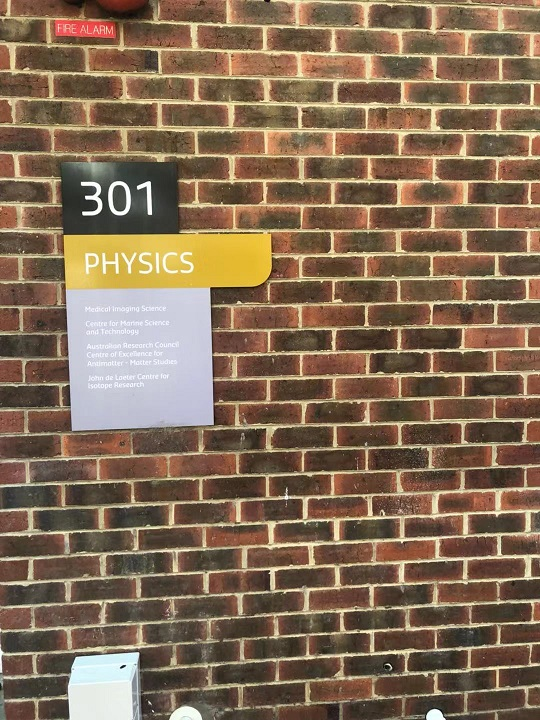
#> input picture val_BuildingSignage/val03.jpg, 540 x 720 px
$ python -i Task1.py   (imports and definitions only)
#> lines starting #> are read from the running program, lines starting #| are printed output that depends on the picture; after the words box and inside, x2 and y2 are one past the last pixel; in counts of white or black regions, pixels touching at a corner belong together
import cv2
import glob
import os
import sys
import numpy as np

from Settings import Settings as s

from Tools import *

# [197 lines left out: functions Contour_Mask, Find_Possible, Possible_Letters, Group_By_Y, Group_By_X, Letters_Bounding_Box and 1 more, not called in this run]

def Get_White_Mask(image):
   _,mask = cv2.threshold(image, 125, 255, cv2.THRESH_BINARY_INV)

   # Convert mask to white & black
   binary = np.ones(image.shape[:2],dtype="uint8") * 255
   binary[np.where((mask == [0,0,0]).all(axis=2))] = 0

   # Trim the edges to assist in contour functions
   Trim_Edges(binary, color=255, width=5)

   # Remove any light areas that are gold (Signs arent gold)
   gold_mask = Gold_Mask(image)
   binary[np.where(gold_mask == 255)] = 255

   # Only keep areas that could be a number
   binary = Find_Possible(binary)

   return binary

# [115 lines left out: functions Get_Dark_Mask, Setup_Verifier, main, not called in this run]

      # [8 lines of commented-out code are left out]

# [3 lines not run here, left out]

>>> import cv2
>>> picture = cv2.imread('../val_BuildingSignage/val03.jpg', cv2.IMREAD_GRAYSCALE)
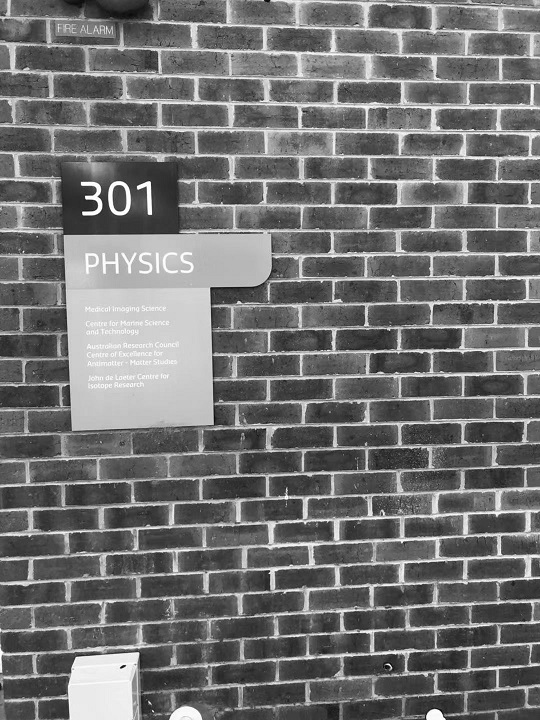
#> picture: shape (720, 540); min 2, max 255, mean 113.2
>>> result = Get_White_Mask(picture)
#> in Get_White_Mask, `_,mask = cv2.threshold(image, 125, 255, cv2.THRESH_BINARY_INV)`:
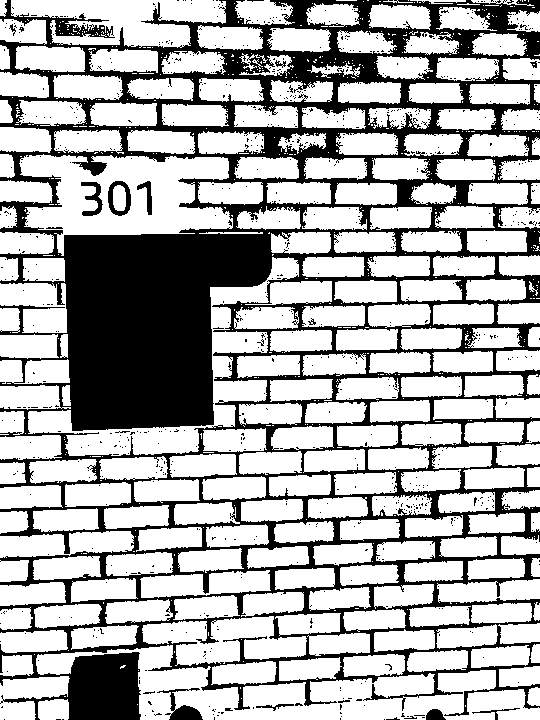
#> mask: shape (720, 540); 69.2% white; 857 black regions (843 under 20 px), largest, box (x1, y1, x2, y2) and area: (0, 0, 540, 720) 116070, (157, 688, 203, 720) 519, (108, 181, 131, 216) 368
#> (the run stopped early here; a loop or call above may not have finished)

$ run again, on val_BuildingSignage/Val01.jpg
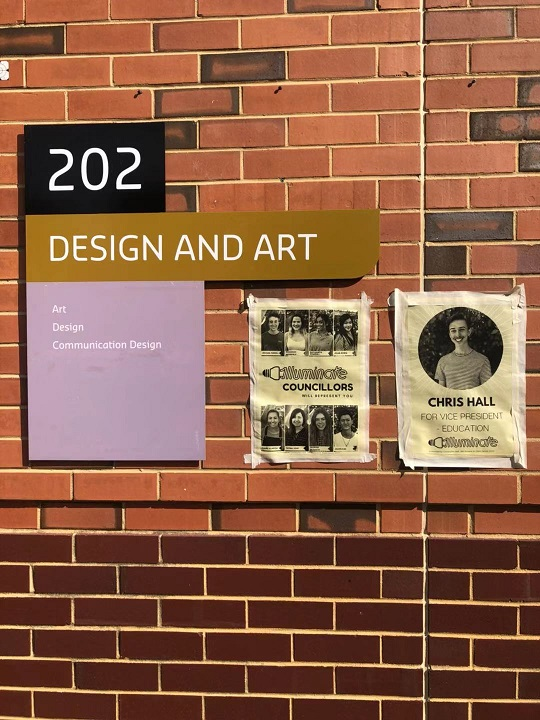
#> input picture val_BuildingSignage/Val01.jpg, 540 x 720 px
#> `picture = cv2.imread('../val_BuildingSignage/val03.jpg', cv2.IMREAD_GR..`:
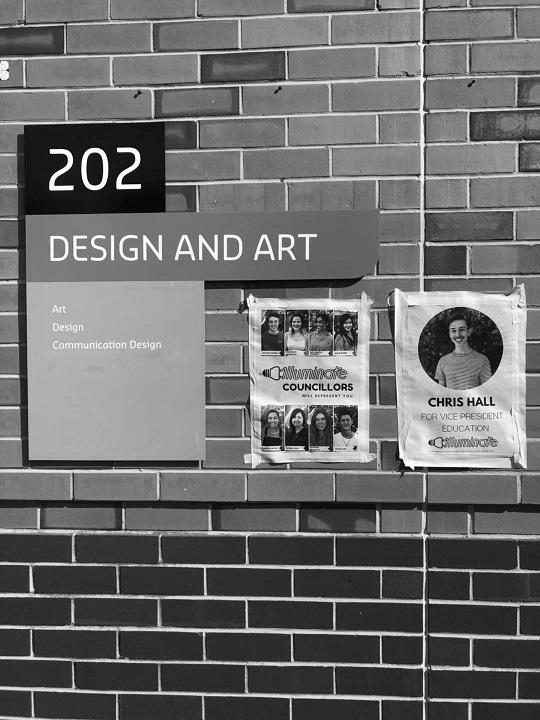
#> picture: shape (720, 540); min 0, max 255, mean 108.9
#> in Get_White_Mask, `_,mask = cv2.threshold(image, 125, 255, cv2.THRESH_BINARY_INV)`:
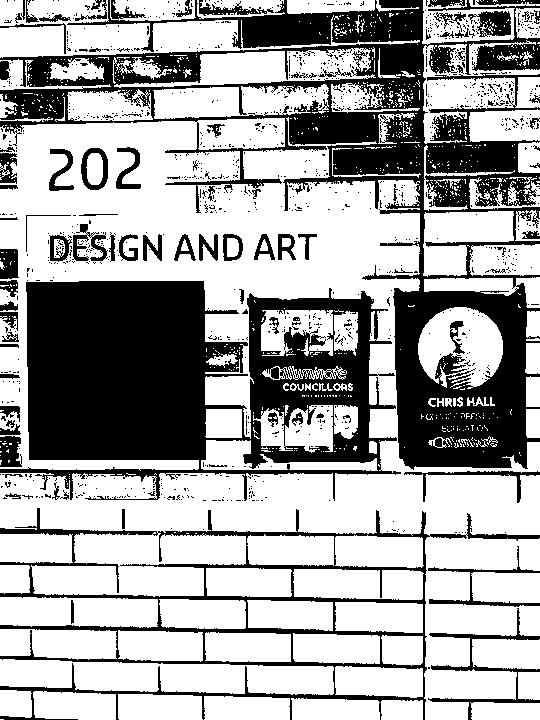
#> mask: shape (720, 540); 65.3% white; 1187 black regions (1094 under 20 px), largest, box (x1, y1, x2, y2) and area: (0, 0, 540, 470) 57037, (0, 281, 401, 501) 48260, (0, 508, 540, 720) 12011

$ run again, on val_BuildingSignage/val02.jpg
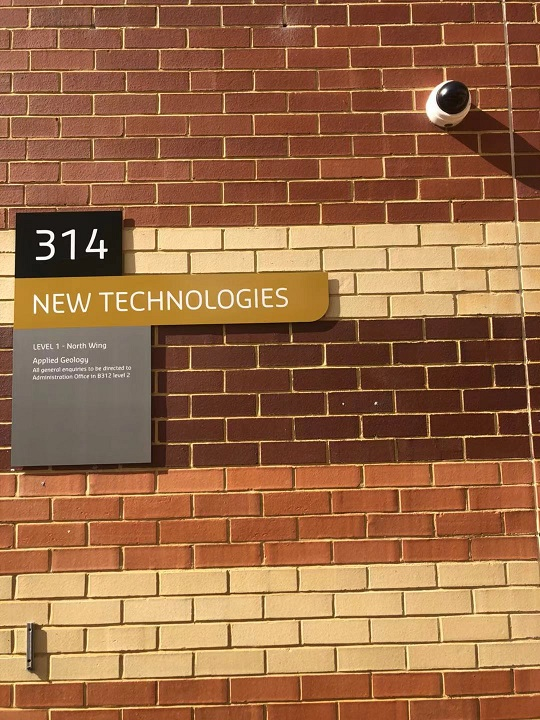
#> input picture val_BuildingSignage/val02.jpg, 540 x 720 px
#> `picture = cv2.imread('../val_BuildingSignage/val03.jpg', cv2.IMREAD_GR..`:
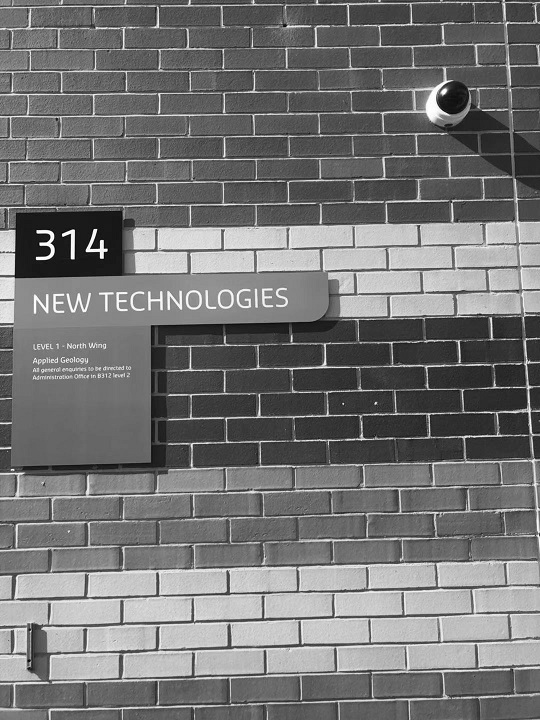
#> picture: shape (720, 540); min 0, max 255, mean 116.4
#> in Get_White_Mask, `_,mask = cv2.threshold(image, 125, 255, cv2.THRESH_BINARY_INV)`:
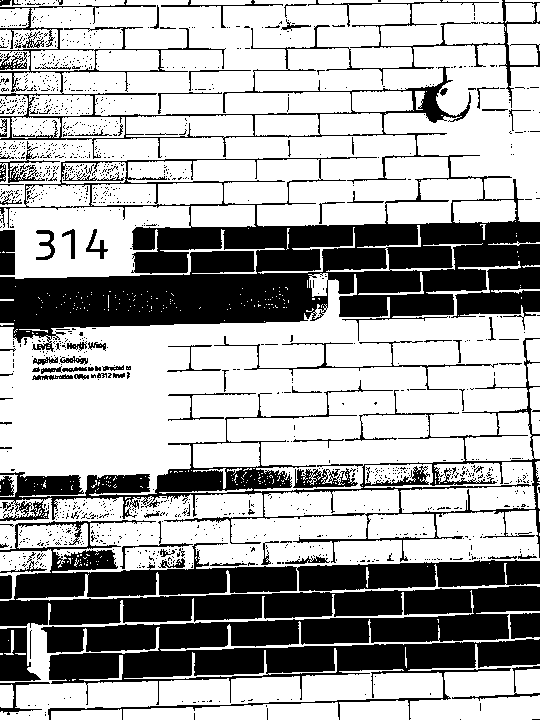
#> mask: shape (720, 540); 66.1% white; 1404 black regions (1305 under 20 px), largest, box (x1, y1, x2, y2) and area: (0, 520, 540, 720) 52881, (0, 0, 540, 352) 51880, (0, 338, 540, 563) 11990

$ run again, on val_BuildingSignage/val04.jpg
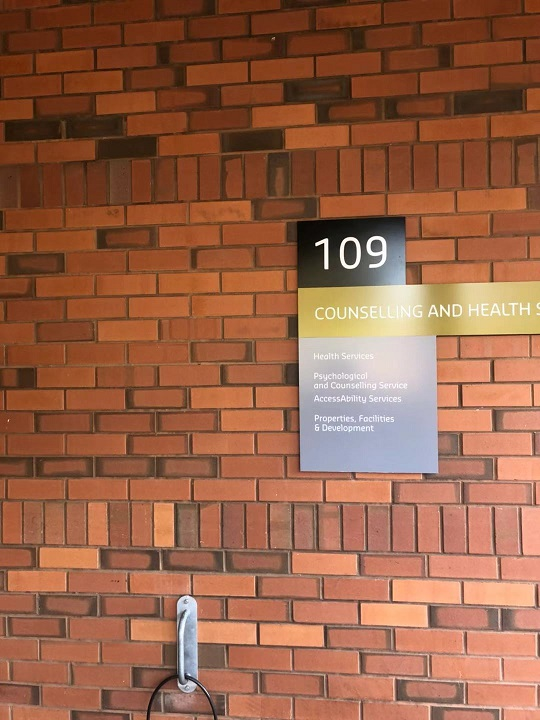
#> input picture val_BuildingSignage/val04.jpg, 540 x 720 px
#> `picture = cv2.imread('../val_BuildingSignage/val03.jpg', cv2.IMREAD_GR..`:
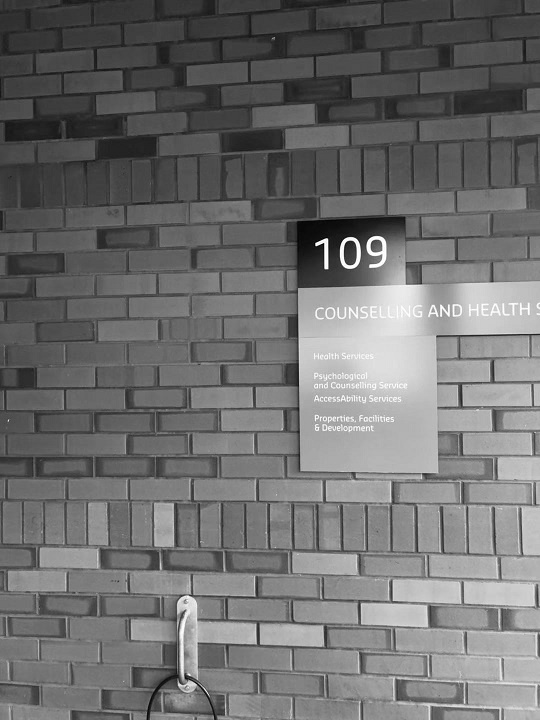
#> picture: shape (720, 540); min 0, max 255, mean 111.3
#> in Get_White_Mask, `_,mask = cv2.threshold(image, 125, 255, cv2.THRESH_BINARY_INV)`:
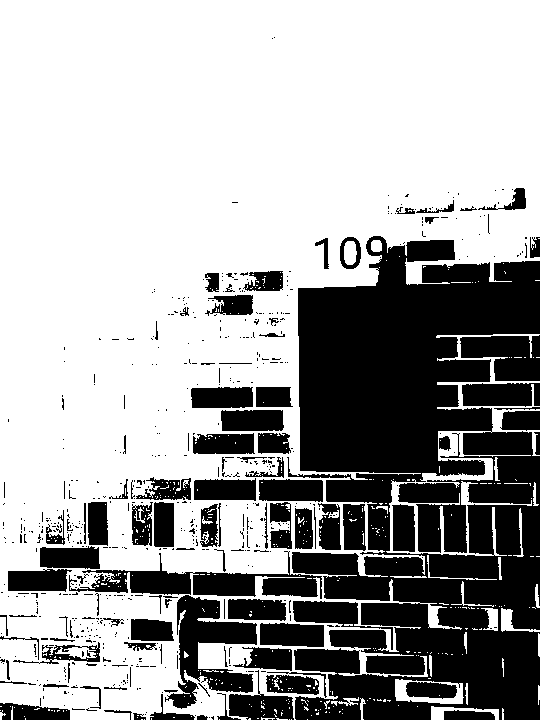
#> mask: shape (720, 540); 65.4% white; 611 black regions (507 under 20 px), largest, box (x1, y1, x2, y2) and area: (287, 236, 540, 720) 83918, (69, 551, 322, 599) 4628, (165, 595, 257, 709) 4556
